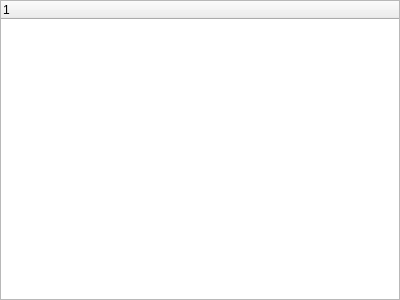
<?xml version="1.0" encoding="UTF-8"?>
<ui version="4.0">
 <class>MainWindow</class>
 <widget class="QMainWindow" name="MainWindow">
  <property name="geometry">
   <rect>
    <x>0</x>
    <y>0</y>
    <width>400</width>
    <height>300</height>
   </rect>
  </property>
  <property name="windowTitle">
   <string>MainWindow</string>
  </property>
  <widget class="QWidget" name="centralWidget">
   <layout class="QHBoxLayout" name="horizontalLayout">
    <property name="leftMargin">
     <number>0</number>
    </property>
    <property name="topMargin">
     <number>0</number>
    </property>
    <property name="rightMargin">
     <number>0</number>
    </property>
    <property name="bottomMargin">
     <number>0</number>
    </property>
    <item>
     <widget class="QTreeWidget" name="treeWidget">
      <column>
       <property name="text">
        <string notr="true">1</string>
       </property>
      </column>
     </widget>
    </item>
   </layout>
  </widget>
 </widget>
 <layoutdefault spacing="6" margin="11"/>
 <resources/>
 <connections/>
</ui>
